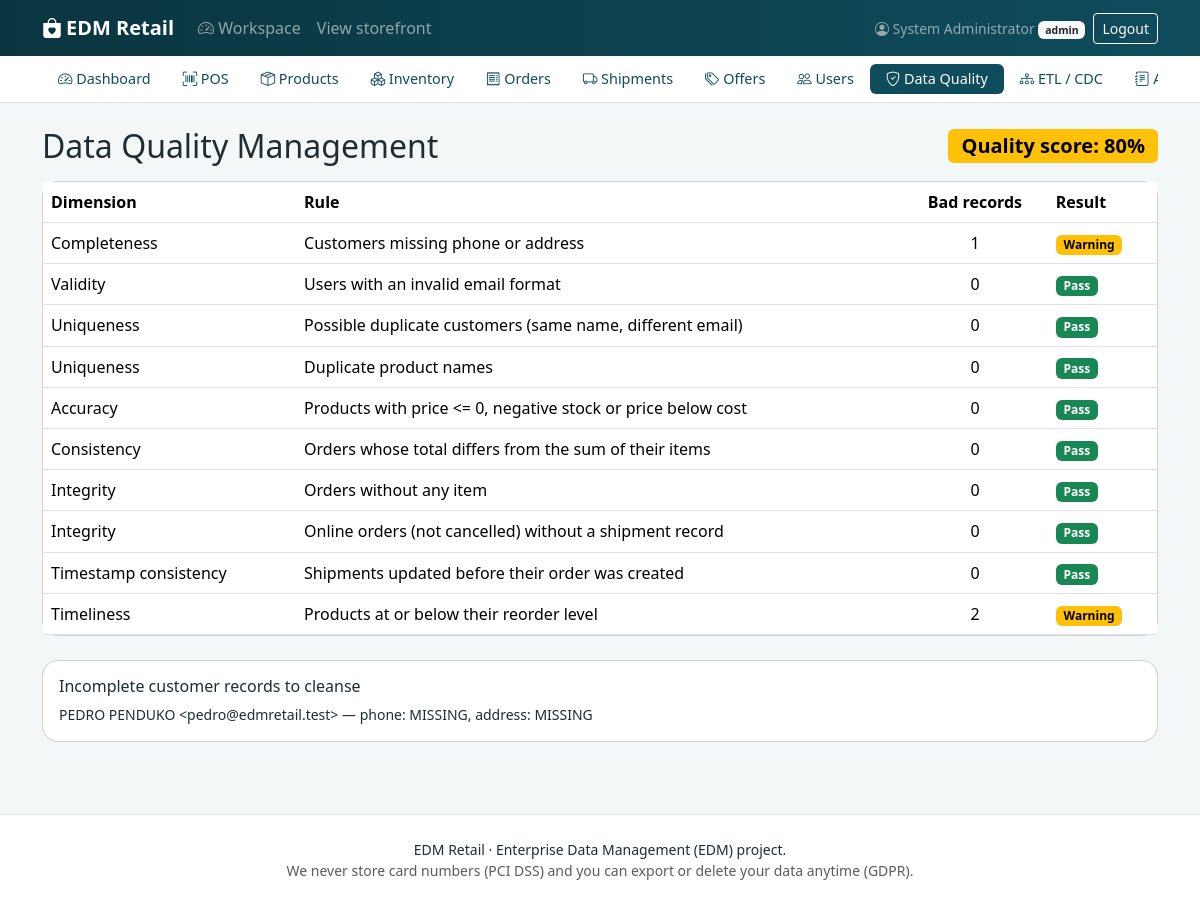
Screenshot of /admin/quality.php (signed in) with the database file from the repository.
### tables this page shows
CREATE TABLE customers (                       
  id                    INT AUTO_INCREMENT PRIMARY KEY,
  user_id               INT NOT NULL UNIQUE,
  phone                 VARCHAR(30) NULL,
  address               VARCHAR(255) NULL,
  loyalty_points        INT NOT NULL DEFAULT 0,
  preferred_category_id INT NULL,
  consent_at            DATETIME NULL,         
  FOREIGN KEY (user_id) REFERENCES users(id),
  FOREIGN KEY (preferred_category_id) REFERENCES categories(id)
);

CREATE TABLE users (
  id            INT AUTO_INCREMENT PRIMARY KEY,
  name          VARCHAR(100) NOT NULL,
  email         VARCHAR(150) NOT NULL UNIQUE,
  password_hash VARCHAR(255) NOT NULL,
  role          ENUM('admin','manager','cashier','logistics','customer') NOT NULL DEFAULT 'customer',
  is_active     TINYINT(1) NOT NULL DEFAULT 1,
  created_at    TIMESTAMP NOT NULL DEFAULT CURRENT_TIMESTAMP,
  deleted_at    DATETIME NULL
);

### includes/functions.php (called while the page is built, shortened)
<?php
function e($v): string { return htmlspecialchars((string)$v, ENT_QUOTES, 'UTF-8'); }

### admin/quality.php (the view, shortened to what this page needs)
<?php
$pdo = db();
$checks = [
 ['Completeness', 'Customers missing phone or address', 'warn', "SELECT COUNT(*) FROM customers c JOIN users u ON u.id=c.user_id WHERE u.deleted_at IS NULL AND (c.phone IS NULL OR c.phone='' OR c.address IS NULL OR c.address='')"],
 ['Validity',     'Users with an invalid email format', 'fail', "SELECT COUNT(*) FROM users WHERE email NOT LIKE '%_@_%.__%'"],
 ['Uniqueness',   'Possible duplicate customers (same name, different email)', 'warn', "SELECT COUNT(*) FROM (SELECT LOWER(TRIM(name)) n FROM users WHERE role='customer' AND deleted_at IS NULL GROUP BY n HAVING COUNT(*)>1) t"],
 ['Uniqueness',   'Duplicate product names', 'warn', "SELECT COUNT(*) FROM (SELECT LOWER(TRIM(name)) n FROM products GROUP BY n HAVING COUNT(*)>1) t"],
 ['Accuracy',     'Products with price <= 0, negative stock or price below cost', 'fail', "SELECT COUNT(*) FROM products WHERE price<=0 OR stock_qty<0 OR price<cost_price"],
 ['Consistency',  'Orders whose total differs from the sum of their items', 'fail', "SELECT COUNT(*) FROM orders o WHERE ROUND(o.total,2) <> ROUND((SELECT COALESCE(SUM(line_total),0) FROM order_items WHERE order_id=o.id),2)"],
 ['Integrity',    'Orders without any item', 'fail', "SELECT COUNT(*) FROM orders o WHERE NOT EXISTS (SELECT 1 FROM order_items i WHERE i.order_id=o.id)"],
 ['Integrity',    'Online orders (not cancelled) without a shipment record', 'fail', "SELECT COUNT(*) FROM orders o WHERE o.channel='online' AND o.status<>'cancelled' AND NOT EXISTS (SELECT 1 FROM shipments s WHERE s.order_id=o.id)"],
 ['Timestamp consistency', 'Shipments updated before their order was created', 'fail', "SELECT COUNT(*) FROM shipments s JOIN orders o ON o.id=s.order_id WHERE s.updated_at < o.created_at"],
 ['Timeliness',   'Products at or below their reorder level', 'warn', "SELECT COUNT(*) FROM products WHERE is_active=1 AND stock_qty <= reorder_level"],
];
$results = []; $pass = 0;
foreach ($checks as [$dim, $name, $sev, $sql]) {
    $n = (int)$pdo->query($sql)->fetchColumn();
    if ($n === 0) $pass++;
    $results[] = [$dim, $name, $sev, $n];
}
$score = round($pass / count($checks) * 100);
$sample = $pdo->query("SELECT u.name,u.email,c.phone,c.address FROM customers c JOIN users u ON u.id=c.user_id WHERE u.deleted_at IS NULL AND (c.phone IS NULL OR c.phone='' OR c.address IS NULL OR c.address='')")->fetchAll();
require __DIR__ . '/../includes/header.php';
require __DIR__ . '/../includes/staff_nav.php';
?>
<div class="container py-4">
  <div class="d-flex justify-content-between align-items-center mb-3"><h2 class="mb-0">Data Quality Management</h2>
    <span class="badge text-bg-<?= $score >= 90 ? 'success' : ($score >= 70 ? 'warning' : 'danger') ?> fs-5">Quality score: <?= $score ?>%</span></div>
  <div class="card mb-4"><table class="table mb-0"><thead><tr><th>Dimension</th><th>Rule</th><th class="text-center">Bad records</th><th>Result</th></tr></thead><tbody>
    <?php foreach ($results as [$dim, $name, $sev, $n]): ?><tr><td><?= e($dim) ?></td><td><?= e($name) ?></td><td class="text-center"><?= $n ?></td>
      <td><?= $n === 0 ? '<span class="badge text-bg-success">Pass</span>' : ($sev === 'fail' ? '<span class="badge text-bg-danger">Fail</span>' : '<span class="badge text-bg-warning">Warning</span>') ?></td></tr><?php endforeach; ?>
  </tbody></table></div>
  <?php if ($sample): ?><div class="card card-body"><h6>Incomplete customer records to cleanse</h6>
    <?php foreach ($sample as $s): ?><div class="small"><?= e($s['name']) ?> &lt;<?= e($s['email']) ?>&gt; &mdash; phone: <?= e($s['phone'] ?: 'MISSING') ?>, address: <?= e($s['address'] ?: 'MISSING') ?></div><?php endforeach; ?></div><?php endif; ?>
</div>
<?php require __DIR__ . '/../includes/footer.php'; ?>

### assets/css/style.css (style rules this page uses)
:root { --brand:#0f4c5c; --brand-dark:#0a3540; --accent:#f4a261; --soft:#f4f7f8; }
body { background: var(--soft); color:#1f2d33; }
.card { border-radius:1rem; }
.table > :not(caption) > * > * { vertical-align: middle; }

### rows the page displays
customers: user.name "PEDRO PENDUKO", user.email "pedro@edmretail.test", phone "MISSING", address "MISSING"

### other values shown
APP_NAME "EDM Retail"
$u['name'] "System Administrator"
$u['role'] "admin"
$label "Dashboard"
$label "POS"
$label "Products"
$label "Inventory"
$label "Orders"
$label "Shipments"
$label "Offers"
$label "Users"
$label "Data Quality"
$label "ETL / CDC"
$score "80"
$dim "Completeness"
